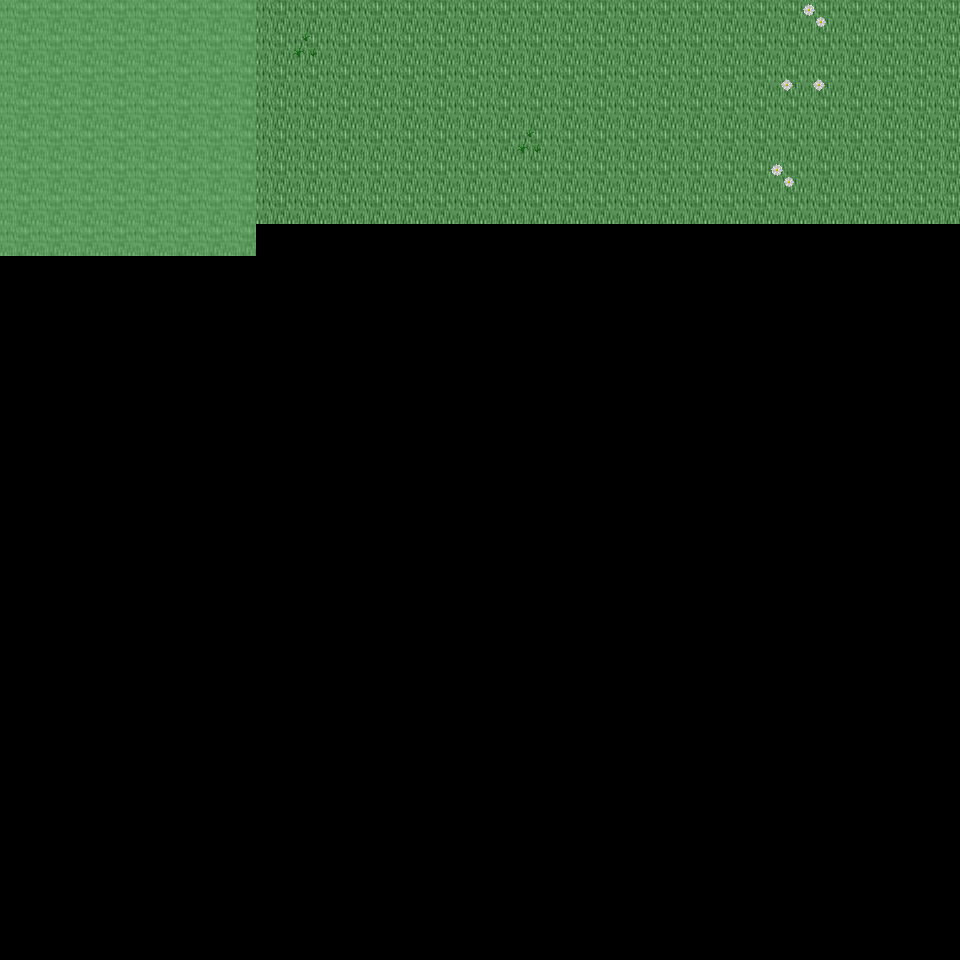

This is a level from a 2D game, rendered from its Tiled map with the project's own tilesets. A one-line summary and the map file follow, with tile-layer data summarised:
An orthogonal 30x30 tile map with 32x32 px tiles, 6 tile layers (Ground, Object, Object2, Above, ...), 21 tilesets and 2 objects (2x mapExit).

<map version="1.0" orientation="orthogonal" renderorder="right-down" width="30" height="30" tilewidth="32" tileheight="32" nextobjectid="3">
  <tileset firstgid="1" name="tileset_ground_ground" tilewidth="32" tileheight="32" tilecount="33" columns="3">
    <image source="../drawable/tileset_ground_ground.png" width="96" height="352" />
  </tileset>
  <tileset firstgid="34" name="tileset_ground_ridge_earth_dark" tilewidth="32" tileheight="32" tilecount="96" columns="12">
    <image source="../drawable/tileset_ground_ridge_earth_dark.png" width="384" height="256" />
  </tileset>
  <tileset firstgid="130" name="tileset_ground_rock_pebbles" tilewidth="32" tileheight="32" tilecount="3" columns="1">
    <image source="../drawable/tileset_ground_rock_pebbles.png" width="32" height="96" />
  </tileset>
  <tileset firstgid="133" name="tileset_plant_grasses" tilewidth="32" tileheight="32" tilecount="6" columns="3">
    <image source="../drawable/tileset_plant_grasses.png" width="96" height="64" />
  </tileset>
  <tileset firstgid="139" name="tileset_ground_grass_corners" tilewidth="32" tileheight="32" tilecount="24" columns="6">
    <image source="../drawable/tileset_ground_grass_corners.png" width="192" height="128" />
  </tileset>
  <tileset firstgid="163" name="tileset_ground_grass_edges" tilewidth="32" tileheight="32" tilecount="36" columns="12">
    <image source="../drawable/tileset_ground_grass_edges.png" width="384" height="96" />
  </tileset>
  <tileset firstgid="199" name="tileset_plant_flower_daisy_white" tilewidth="32" tileheight="32" tilecount="8" columns="2">
    <image source="../drawable/tileset_plant_flower_daisy_white.png" width="64" height="128" />
  </tileset>
  <tileset firstgid="207" name="tileset_plant_flower_daisy_yellow" tilewidth="32" tileheight="32" tilecount="8" columns="2">
    <image source="../drawable/tileset_plant_flower_daisy_yellow.png" width="64" height="128" />
  </tileset>
  <tileset firstgid="215" name="tileset_plant_stump_stump_green" tilewidth="32" tileheight="32" tilecount="4" columns="2">
    <image source="../drawable/tileset_plant_stump_stump_green.png" width="64" height="64" />
  </tileset>
  <tileset firstgid="219" name="tileset_plant_tree_tree_darkgreen" tilewidth="32" tileheight="32" tilecount="88" columns="8">
    <image source="../drawable/tileset_plant_tree_tree_darkgreen.png" width="256" height="352" />
  </tileset>
  <tileset firstgid="307" name="tileset_logic_creature_animal" tilewidth="32" tileheight="32" tilecount="32" columns="8">
    <image source="../drawable/tileset_logic_creature_animal.png" width="256" height="128" />
  </tileset>
  <tileset firstgid="339" name="tileset_logic_item_resources" tilewidth="32" tileheight="32" tilecount="6" columns="6">
    <image source="../drawable/tileset_logic_item_resources.png" width="192" height="32" />
  </tileset>
  <tileset firstgid="345" name="tileset_logic_item_mushroom" tilewidth="32" tileheight="32" tilecount="6" columns="6">
    <image source="../drawable/tileset_logic_item_mushroom.png" width="192" height="32" />
  </tileset>
  <tileset firstgid="351" name="tileset_logic_collision" tilewidth="32" tileheight="32" tilecount="1" columns="1">
    <image source="../drawable/tileset_logic_collision.png" width="32" height="32" />
  </tileset>
  <tileset firstgid="352" name="tileset_plant_tree_dead_tree_5" tilewidth="32" tileheight="32" tilecount="20" columns="4">
    <image source="../drawable/tileset_plant_tree_dead_tree_5.png" width="128" height="160" />
  </tileset>
  <tileset firstgid="372" name="tileset_plant_tree_dead_tree_6" tilewidth="32" tileheight="32" tilecount="20" columns="4">
    <image source="../drawable/tileset_plant_tree_dead_tree_6.png" width="128" height="160" />
  </tileset>
  <tileset firstgid="392" name="tileset_plant_tree_dead_tree_7" tilewidth="32" tileheight="32" tilecount="20" columns="4">
    <image source="../drawable/tileset_plant_tree_dead_tree_7.png" width="128" height="160" />
  </tileset>
  <tileset firstgid="412" name="tileset_plant_bush_large_dead" tilewidth="32" tileheight="32" tilecount="2" columns="1">
    <image source="../drawable/tileset_plant_bush_large_dead.png" width="32" height="64" />
  </tileset>
  <tileset firstgid="414" name="tileset_plant_bush_large_wide_dead" tilewidth="32" tileheight="32" tilecount="4" columns="2">
    <image source="../drawable/tileset_plant_bush_large_wide_dead.png" width="64" height="64" />
  </tileset>
  <tileset firstgid="418" name="tileset_logic_creature_reptile" tilewidth="32" tileheight="32" tilecount="7" columns="7">
    <image source="../drawable/tileset_logic_creature_reptile.png" width="224" height="32" />
  </tileset>
  <tileset firstgid="425" name="tileset_logic_item_herb" tilewidth="32" tileheight="32" tilecount="5" columns="5">
    <image source="../drawable/tileset_logic_item_herb.png" width="160" height="32" />
  </tileset>
  <layer name="Ground" width="30" height="30">
    <data>[900 cells, 218 non-empty, 1 distinct tile ids]</data>
  </layer>
  <layer name="Object" width="30" height="30">
    <data>[900 cells, 6 non-empty, 3 distinct tile ids]</data>
  </layer>
  <layer name="Object2" width="30" height="30">
    <data>[900 cells, 0 non-empty, 0 distinct tile ids]</data>
  </layer>
  <layer name="Above" width="30" height="30">
    <data>[900 cells, 64 non-empty, 18 distinct tile ids]</data>
  </layer>
  <layer name="Above2" width="30" height="30">
    <data>[900 cells, 0 non-empty, 0 distinct tile ids]</data>
  </layer>
  <layer name="Walkable" width="30" height="30">
    <data>[900 cells, 64 non-empty, 1 distinct tile ids]</data>
  </layer>
  <objectgroup name="MapEvents">
    <object id="1" name="north" type="mapExit" x="256" y="0" width="704" height="32">
      <properties>
        <property name="map" value="level_0_x106_y62" />
        <property name="x" value="8" />
        <property name="y" value="28" />
      </properties>
    </object>
    <object id="2" name="west" type="mapExit" x="0" y="256" width="32" height="704">
      <properties>
        <property name="map" value="level_0_x105_y63" />
        <property name="x" value="28" />
        <property name="y" value="8" />
      </properties>
    </object>
  </objectgroup>
</map>
